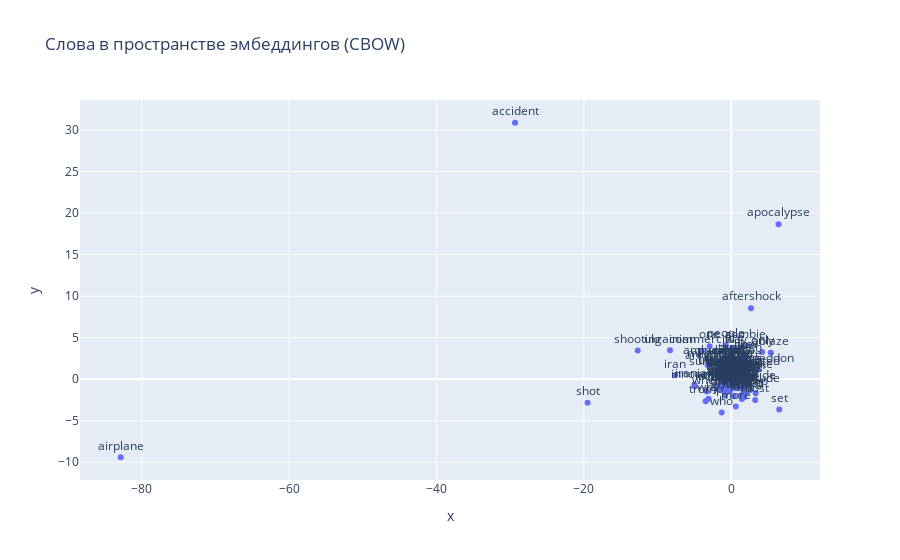
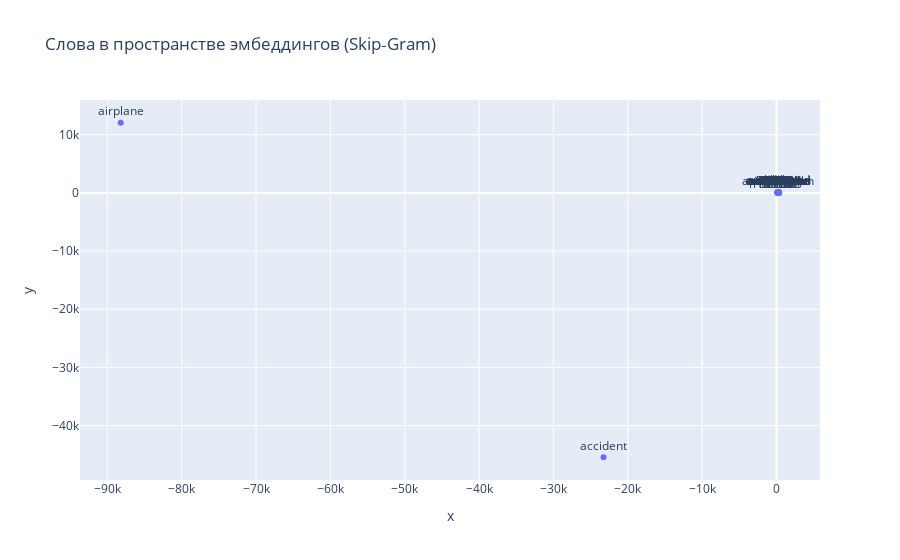

Write notebook code for charts like these, in order.
### Markdown cell above
### Визуализация словарных эмбеддингов (CBOW и Skip‑Gram)
Снизим размерность эмбеддингов до 2D через PCA (на `numpy`) и отобразим слова. Покажем топ‑N частотных слов, чтобы подписи были читабельными.

### Code cell
# Берём топ частотных слов для подписей
N_show = 120
show_words = [w for w, _ in freq.most_common(N_show) if w in word_to_idx]
show_idx = np.array([word_to_idx[w] for w in show_words], dtype=int)

# PCA на numpy для CBOW
E = embeddings_cbow
Ec = E - E.mean(axis=0, keepdims=True)
Uc, Sc, Vtc = np.linalg.svd(Ec, full_matrices=False)
E2d_cbow = (Uc[:, :2] * Sc[:2])

# PCA для Skip‑Gram
Esg = embeddings_sg
Esgc = Esg - Esg.mean(axis=0, keepdims=True)
Usg, Ssg, Vtsg = np.linalg.svd(Esgc, full_matrices=False)
E2d_sg = (Usg[:, :2] * Ssg[:2])

# Визуализируем CBOW
fig_cbow = px.scatter(x=E2d_cbow[show_idx,0], y=E2d_cbow[show_idx,1], text=show_words,
                      title='Слова в пространстве эмбеддингов (CBOW)')
fig_cbow.update_traces(textposition='top center')
fig_cbow.show()

# Визуализируем Skip‑Gram
fig_sg = px.scatter(x=E2d_sg[show_idx,0], y=E2d_sg[show_idx,1], text=show_words,
                    title='Слова в пространстве эмбеддингов (Skip‑Gram)')
fig_sg.update_traces(textposition='top center')
fig_sg.show()

### Figure 1 — Plotly figure (JSON) as saved in the notebook; plotly's stock layout.template omitted (floating-point values rounded to 4 significant figures)
{"data": [{"hovertemplate": "x=%{x}<br>y=%{y}<br>text=%{text}<extra></extra>", "legendgroup": "", "marker": {"color": "#636efa", "symbol": "circle"}, "mode": "markers+text", "name": "", "orientation": "v", "showlegend": false, "text": ["accident", "airplane", "annihilated", "aftershock", "apocalypse", "ablaze", "all", "ambulance", "annihilation", "iran", "like", "when", "set", "who", "shot", "how", "people", "armageddon", "after", "one", "what", "puerto", "trump", "another", "army", "there", "rico", "now", "jesus", "amp", "hit", "iranian", "shooting", "want", "know", "where", "say", "think", "some", "military", "new", "during", "magnitude", "only", "see", "two", "good", "more", "look", "day", "ukrainian", "much", "houses", "which", "don", "back", "air", "get", "saw", "kyma", "why", "really", "time", "also", "most", "state", "night", "today", "still", "through", "world", "name", "right", "long", "way", "earthquake", "thinking", "never", "missile", "commercial", "surface", "innocent", "any", "makes", "zombie", "riding", "golden", "horse", "love", "caused", "man", "here", "fire", "hospital", "days", "please", "even", "call", "home", "need", "ukraine", "killed", "other", "puertorico", "going", "team", "high", "anyone", "part", "music", "alongside", "bts", "media", "made", "cameroon", "office", "incident", "thing", "whole", "system"], "textposition": "top center", "type": "scatter", "x": [-29.35, -82.88, 2.448, 2.695, 6.436, 5.382, 2.996, -2.367, -1.853, -7.606, 1.643, -3.285, 6.532, -1.288, -19.5, 0.3569, -0.7271, 3.64, 1.685, -2.925, -0.3518, 0.8428, -3.471, 0.387, 1.946, 2.119, 2.538, 1.968, -0.5602, 3.338, 0.6876, -4.996, -12.68, 0.5936, -0.4192, 0.8797, 1.786, 0.8401, 1.827, -3.193, 0.8333, 1.7, 2.619, 4.203, -0.7599, -0.6533, -0.8135, 0.6351, 1.452, -0.9423, -8.302, -0.3459, 1.596, -1.27, 2.131, 0.9604, -0.2785, 0.4002, -1.736, -0.7711, -3.077, -0.8879, 0.5508, 0.6386, 3.27, 1.941, -0.5116, 1.067, -1.245, 1.202, 1.143, 0.2023, -0.9858, -0.11, 0.6524, 1.384, -0.3719, -0.1557, -1.88, -3.995, -2.867, -4.953, -0.02553, 1.313, 1.944, -1.222, -0.7632, 1.633, 1.395, 1.673, 0.4722, -1.517, 0.4293, 0.209, -1.566, 0.293, -1.634, 1.259, -1.022, 0.2368, -1.698, -1.69, -0.8731, -0.6928, 2.137, 1.683, 1.143, -2.027, 1.883, 1.758, 2.438, 1.551, 0.7309, 0.7661, 0.6971, 2.07, -1.942, -0.03634, 0.7532, -0.1708], "xaxis": "x", "y": [30.87, -9.398, 0.8168, 8.549, 18.66, 3.19, 0.6961, 2.121, 1.445, 0.4724, 2.842, -1.484, -3.653, -4.009, -2.845, -2.058, 4.095, 1.134, -1.606, 3.971, 2.043, -0.5213, -2.655, -1.025, -0.15, 1.747, 0.03883, 2.82, 0.4073, -1.684, -0.4772, -0.6364, 3.462, 2.446, -0.1859, 1.233, -2.139, 0.4201, -1.001, 1.697, -0.5513, -1.7, -1.298, 3.272, -0.4082, 0.6406, -1.972, -3.282, -2.385, 0.274, 3.482, 1.928, -0.02791, 0.668, -1.499, 0.2402, -1.461, 1.103, 0.2639, -1.306, -2.355, -0.4433, -0.3753, 1.792, -2.497, -0.3831, 2.055, -1.087, 0.6921, 2.418, 0.5213, 0.3541, -0.972, 0.5804, 3.416, 0.4629, 0.5534, -1.447, 1.018, 3.374, 0.763, -0.8376, -0.4455, 0.1987, 4.043, 0.1339, 1.766, -1.15, 1.71, -1.907, -0.5049, -0.8368, 3.717, -0.5383, -1.198, -0.4004, 0.6092, -1.998, -0.14, 1.058, 0.8602, 1.111, -1.599, 2.056, 0.8196, -0.5826, 0.6296, -0.7408, -1.013, 0.8777, -0.9066, 2.258, 0.1059, 0.477, 0.3368, 0.8069, -1.079, -0.7486, 0.9393, -0.3163], "yaxis": "y"}], "layout": {"legend": {"tracegroupgap": 0}, "title": {"text": "Слова в пространстве эмбеддингов (CBOW)"}, "xaxis": {"anchor": "y", "domain": [0, 1], "title": {"text": "x"}}, "yaxis": {"anchor": "x", "domain": [0, 1], "title": {"text": "y"}}}}

### Figure 2 — Plotly figure (JSON) as saved in the notebook; plotly's stock layout.template omitted (floating-point values rounded to 4 significant figures)
{"data": [{"hovertemplate": "x=%{x}<br>y=%{y}<br>text=%{text}<extra></extra>", "legendgroup": "", "marker": {"color": "#636efa", "symbol": "circle"}, "mode": "markers+text", "name": "", "orientation": "v", "showlegend": false, "text": ["accident", "airplane", "annihilated", "aftershock", "apocalypse", "ablaze", "all", "ambulance", "annihilation", "iran", "like", "when", "set", "who", "shot", "how", "people", "armageddon", "after", "one", "what", "puerto", "trump", "another", "army", "there", "rico", "now", "jesus", "amp", "hit", "iranian", "shooting", "want", "know", "where", "say", "think", "some", "military", "new", "during", "magnitude", "only", "see", "two", "good", "more", "look", "day", "ukrainian", "much", "houses", "which", "don", "back", "air", "get", "saw", "kyma", "why", "really", "time", "also", "most", "state", "night", "today", "still", "through", "world", "name", "right", "long", "way", "earthquake", "thinking", "never", "missile", "commercial", "surface", "innocent", "any", "makes", "zombie", "riding", "golden", "horse", "love", "caused", "man", "here", "fire", "hospital", "days", "please", "even", "call", "home", "need", "ukraine", "killed", "other", "puertorico", "going", "team", "high", "anyone", "part", "music", "alongside", "bts", "media", "made", "cameroon", "office", "incident", "thing", "whole", "system"], "textposition": "top center", "type": "scatter", "x": [-23260.0, -88200.0, 310.8, 158.1, 161.9, 185.5, 249.3, 211.5, 206.3, 164.7, 166.6, 159.0, 164.7, 172.7, 157.2, 159.0, 194.6, 254.8, 171.8, 159.0, 171.5, 158.0, 204.6, 160.8, 374.0, 254.2, 346.8, 160.9, 210.8, 176.1, 184.8, 169.5, 179.8, 159.5, 157.3, 157.1, 270.8, 163.5, 206.9, 159.7, 253.0, 183.0, 251.4, 202.3, 226.3, 167.8, 221.0, 161.9, 156.2, 192.5, 158.4, 205.0, 254.5, 326.6, 238.7, 157.6, 158.2, 188.4, 167.3, 156.6, 157.1, 160.3, 164.0, 160.9, 130.3, 269.6, 271.6, 219.4, 335.0, 355.2, 173.0, 179.3, 329.0, 215.7, 245.4, 168.3, 177.0, 156.6, 159.9, 178.8, 166.0, 170.8, 159.0, 157.4, 157.1, 205.0, 181.3, 164.7, 229.7, 157.0, 171.9, 210.5, 246.1, 184.9, 206.4, 170.1, 158.1, 190.8, 342.5, 156.8, 204.0, 188.0, 333.3, 179.4, 188.7, 168.9, 156.8, 233.2, 210.4, 240.9, 215.2, 174.0, 216.2, 210.1, 190.6, 183.0, 158.1, 171.9, 156.9, 160.8], "xaxis": "x", "y": [-45440.0, 12050.0, 155.3, 54.09, 58.67, 85.34, 93.9, 88.25, 142.1, 49.86, 56.06, 51.32, 60.28, 50.39, 51.52, 52.03, 48.98, 41.71, 80.5, 53.29, 51.84, 55.4, 142.4, 59.69, 25.64, 34.54, 24.89, 52.27, 148.0, 71.64, 48.96, 69.87, 94.38, 51.91, 52.12, 51.96, 35.87, 63.05, 144.3, 58.56, 43.3, 99.62, 39.57, 45.61, 35.69, 73.87, 47.72, 50.21, 51.32, 47.58, 52.9, 45.42, 36.93, 26.9, 38.6, 51.08, 52.3, 46.09, 50.5, 51.5, 50.86, 49.33, 66.93, 61.52, -40.6, 35.75, 37.65, 39.41, 29.88, 20.56, 83.53, 48.73, 30.31, 44.02, 41.45, 50.05, 90.32, 50.92, 50.78, 94.03, 52.26, 51.96, 52.81, 51.03, 51.06, 122.3, 95.06, 49.16, 42.08, 50.78, 48.48, 54.41, 37.36, 48.95, 46.29, 75.54, 52.09, 45.88, 26.99, 52.91, 136.8, 43.9, 27.49, 90.61, 45.29, 68.97, 51.49, 42.77, 43.07, 36.91, 47.58, 50.13, 42.84, 49.25, 44.09, 99.84, 51.56, 51.6, 50.74, 52.06], "yaxis": "y"}], "layout": {"legend": {"tracegroupgap": 0}, "title": {"text": "Слова в пространстве эмбеддингов (Skip‑Gram)"}, "xaxis": {"anchor": "y", "domain": [0, 1], "title": {"text": "x"}}, "yaxis": {"anchor": "x", "domain": [0, 1], "title": {"text": "y"}}}}
